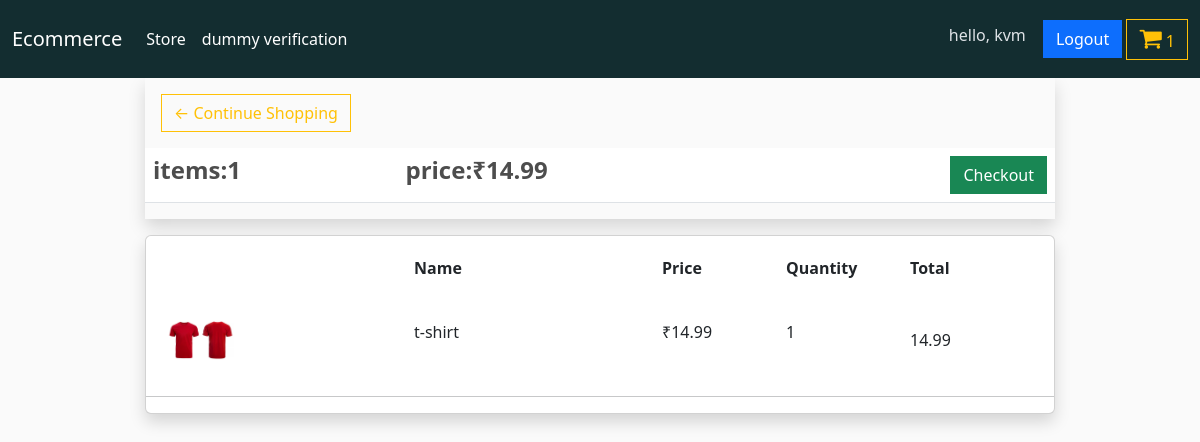
The page /cart/ (signed in) on the database its author committed.
### store/models.py (models this page shows, shortened)
class Order(models.Model):
    customer = models.ForeignKey(Customer, on_delete = models.CASCADE, null = True, blank = True)
    date_ordered = models.DateTimeField(auto_now_add = True)
    complete = models.BooleanField(default = False, null = True, blank = False)
    transaction_id = models.CharField(max_length = 100, null = True)
    class Meta:
        ordering = [ '-date_ordered']
    @property
    def get_cart_total(self):
        orderitems = self.orderitem_set.all()
        total = sum([item.get_total for item in orderitems])
        return total
    @property
    def get_cart_quantity(self):
        orderitems = self.orderitem_set.all()
        total = sum([item.quantity for item in orderitems])
        return total

class OrderItem(models.Model):
    product = models.ForeignKey(Product, on_delete = models.SET_NULL, null = True, blank = True)
    order = models.ForeignKey(Order, on_delete = models.SET_NULL, null = True, blank = True)
    quantity = models.IntegerField(default = 0, null = True, blank = True)
    date_added = models.DateTimeField(auto_now_add = True)
    @property
    def get_total(self):
        if self.product is not None and self.product.price is not None:
            total = self.product.price * self.quantity
            return total
        else:
            return 0

class Product(models.Model):
    name = models.CharField(max_length = 100, null = True)
    price = models.FloatField()
    digital = models.BooleanField(default = False, null = True, blank = False)
    image = models.ImageField(blank=True, null=True)
    created_at = models.DateTimeField(auto_now_add = True)
    updated_at = models.DateTimeField(auto_now = True)
    class Meta:
        ordering = [ '-updated_at', '-created_at']
    @property
    def imageURL(self):
        try:
            url = self.image.url
        except:
            url = ''
        return url

### store/views.py (the view)
# urls.py: path('cart/', cart, name="cart"),
def cart(request):
    data = cartData(request)
    cartItems = data['cartItems']
    order = data['order']
    items = data['items']
    context = { 'items':items, 'order':order,'cartItems': cartItems }
    return render(request,'store/cart.html', context)

### store/utils.py (called while the page is built)
def cartData(request):
    if request.user.is_authenticated:
        customer = request.user.customer
        order, created = Order.objects.get_or_create(customer = customer, complete = False)
        items = order.orderitem_set.all()
        cartItems = order.get_cart_quantity
        print(cartItems)
    else:
        cookieData = cookieCart(request)
        cartItems = cookieData['cartItems']
        order = cookieData['order']
        items = cookieData['items']
    return {'cartItems':cartItems, 'items':items, 'order':order }

### store/templates/store/cart.html (shortened to what this page needs)
{% extends 'main.html' %}
{% load static %}
{% block content %}
<div class="container mx-auto col-10">
    <div class="shadow col-10">
        <a class="btn btn-outline-warning m-3" href="{% url 'store' %}"> &#8592;  Continue Shopping</a>
        <table class="table">
            <th><h4><strong>items:{{order.get_cart_quantity}}</strong></h4></th>
            <th><h4><strong>price:&#x20B9;{{order.get_cart_total|floatformat:2}}</strong></h4></th>
            <th><a class="btn btn-success float-end" href="{% url 'checkout' %}">Checkout</a></th>
        </table>
    </div>
    <div class="card shadow col-10 mt-3">
        {% if items|length  %}
            <div class="cart-item-row">
                <div style="flex:2;"><strong>Name</strong></div>
                <div style="flex:1;"><strong>Price</strong></div>
                <div style="flex:1;"><strong>Quantity</strong></div>
                <div style="flex:1;"><strong>Total</strong></div>
            </div>
            {% for item in items %}
            <div class="cart-item-row">
                <div style="flex:2;">
                    <img class="" style="width:70px;" src="{{item.product.imageURL}}" alt="">
                </div>
                <div style="flex:2;"><p>{{item.product.name}}</p></div>
                <div style="flex:1;"><p>&#x20B9;{{item.product.price|floatformat:2}}</p></div>
                <div class="d-flex gap-3 align-items-center" style="flex:1;">
                        <div><p>{{item.quantity}}</p></div>
                </div>
                <div style="flex:1;">{{item.get_total|floatformat:2}}</div>
            </div>
            <hr>
            {% endfor %}
        {% else %}
            <h1 style="text-align: center; color:red">Cart is Empty</h1>
        {% endif %}
    </div>
</div>
{% endblock content %}

### store/templates/navbar.html (shortened to what this page needs)
    <nav class="navbar navbar-expand-lg bg-dark navbar-dark" data-bs-theme="dark">
        <div class="container-fluid">
        <a class="navbar-brand" href="{% url 'store' %}">Ecommerce</a>
        <div class="collapse navbar-collapse" id="navbarSupportedContent">
            <ul class="navbar-nav me-auto mb-2 mb-lg-0">
                <li class="nav-item">
                    <a class="nav-link active" aria-current="page" href="{% url 'store' %}">Store</a>
                </li>
                <li class="nav-item">
                    <a class="nav-link active" aria-current="page" href="{% url 'dummy-check' %}">dummy verification</a>
                </li>
            </ul>
            <div class="form-inline my-2">
                {% if user.is_authenticated %}
                <h6 class="btn">hello, {{user.username}}</h6>
                <a href="{% url 'account-logout' %}" class="btn btn-primary my-2 my-sm-0">Logout</a>
                {% else %}
                <a href="{% url 'account-login' %}" class="btn btn-primary my-2 my-sm-0">Login</a>
                {% endif %}
                <a href="{% url 'cart' %}" class="btn btn-outline-warning my-2 my-sm-0">
                    <i class="fa" style="font-size:24px">&#xf07a;</i>
                    <span> {{cartItems}} </span>
                </a>
            </div>
        </div>
        </div>
    </nav>

### static/css/main.css (style rules this page uses)
body { background-color: hsl(0, 0%, 98%); }
h1,h2,h3,h4,h5,h6 { color:hsl(0, 0%, 30%); }
.bg-dark { background-color: #132d30!important; }
.btn { border-radius: 0; }

### static/css/store.css (style rules this page uses)
.container { display: flex; align-items: center; justify-content: space-around; flex-wrap: wrap; width: 100%; }
.btn { border-radius: 0; }

### static/css/cart.css (style rules this page uses)
.cart-item-row { display: flex; align-items: center; margin: 10px; padding: 10px; }

### rows shown on the page
Order: get_cart_quantity "1", get_cart_total "14.99"
OrderItem: product.imageURL (picture), product.name "t-shirt", product.price "14.99", quantity "1", get_total "14.99"

### other values the page prints
{{ user.username }} "kvm"
{{ cartItems }} "1"
